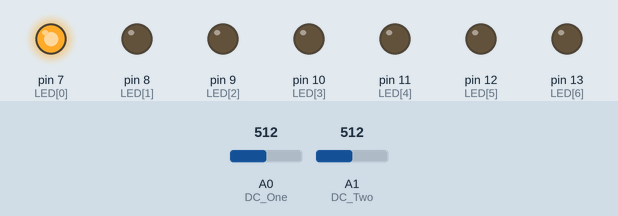
The sketch below on a simulated Arduino Uno, built with avr-gcc and run on an emulated ATmega328P. On the bench: output pins drawn as LEDs (lit = HIGH). The test bench sets the inputs (shaded band); at power-on: A0 (DC_One) = 512, A1 (DC_Two) = 512. Pins used as bus, display or sensor lines are not drawn.

Above: at 0.2 s.
At 1.2 s:
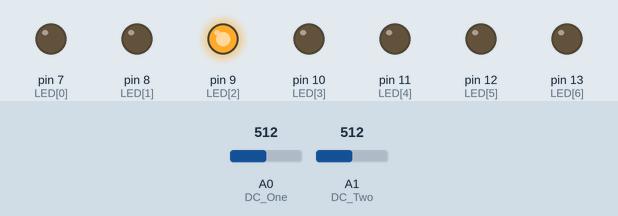
At 1.7 s:
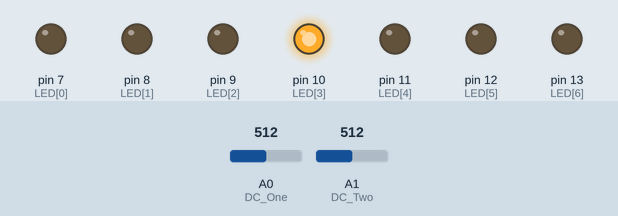
At 3.3 s:
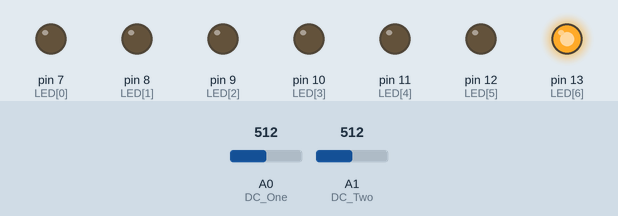
At 5.9 s:
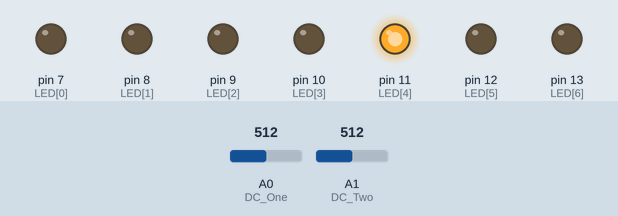
At 8.0 s:
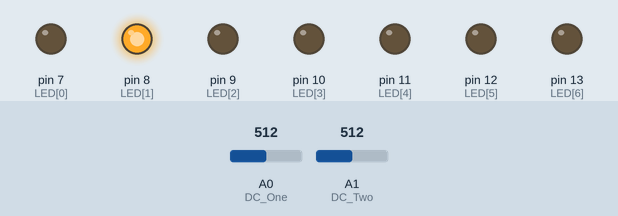
Timing chart, 0 to 8.4 s (numbered marks = the images above):
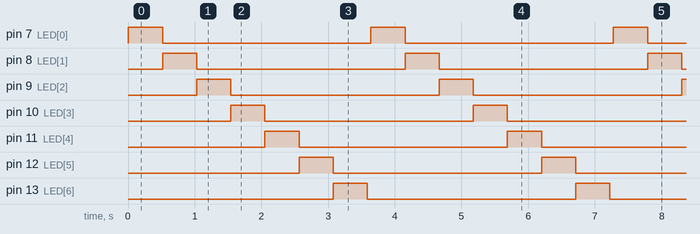

Measured:
- by itself, pin 7 (LED[0]), pin 8 (LED[1]), pin 9 (LED[2]), pin 10 (LED[3]), pin 11 (LED[4]), pin 12 (LED[5]), pin 13 (LED[6]): alternates HIGH for 0.51 s and LOW for 3.1 s
- by itself, everything shown: repeats every 3.6 s, in 8 steps

The sketch:

SparkFun_Spectrum_Demo.ino
```cpp
// (licence header left out)
//Declare Spectrum Shield pin connections
#define STROBE 4
#define RESET 6
#define DC_One A0
#define DC_Two A1


//Define LED connections on the Arduino/Shield
int LED[] = {7, 8, 9, 10, 11, 12, 13};

//Define spectrum variables
int freq_amp;
int Frequencies_One[7];
int Frequencies_Two[7];
int i;

/********************Setup Loop*************************/
void setup() {
  //Set LED pin configurations
  for(i=0; i<7; i++)
  {
    pinMode(LED[i], OUTPUT);
    digitalWrite(LED[i], LOW);
  }

  //Set spectrum Shield pin configurations
  pinMode(STROBE, OUTPUT);
  pinMode(RESET, OUTPUT);
  pinMode(DC_One, INPUT);
  pinMode(DC_Two, INPUT);
  digitalWrite(STROBE, HIGH);
  digitalWrite(RESET, HIGH);

  //Initialize Spectrum Analyzers
  digitalWrite(STROBE, LOW);
  delay(1);
  digitalWrite(RESET, HIGH);
  delay(1);
  digitalWrite(STROBE, HIGH);
  delay(1);
  digitalWrite(STROBE, LOW);
  delay(1);
  digitalWrite(RESET, LOW);
}


/**************************Main Function Loop*****************************/
void loop() {

  Read_Frequencies();
  Graph_Frequencies();
  delay(50);

}


/*******************Pull frquencies from Spectrum Shield********************/
void Read_Frequencies(){
  //Read frequencies for each band
  for (freq_amp = 0; freq_amp<7; freq_amp++)
  {
    Frequencies_One[freq_amp] = analogRead(DC_One);
    Frequencies_Two[freq_amp] = analogRead(DC_Two);
    digitalWrite(STROBE, HIGH);
    digitalWrite(STROBE, LOW);
  }
}

/*******************Light LEDs based on frequencies*****************************/
void Graph_Frequencies(){
   for( i= 0; i<7; i++)
   {
     if(Frequencies_Two[i] > Frequencies_One[i]){
        digitalWrite(LED[i], HIGH);
        delay(Frequencies_Two[i]);
        digitalWrite(LED[i], LOW);
     }
     else{
        digitalWrite(LED[i], HIGH);
        delay(Frequencies_One[i]);
        digitalWrite(LED[i], LOW);
     }
   }
}
```
